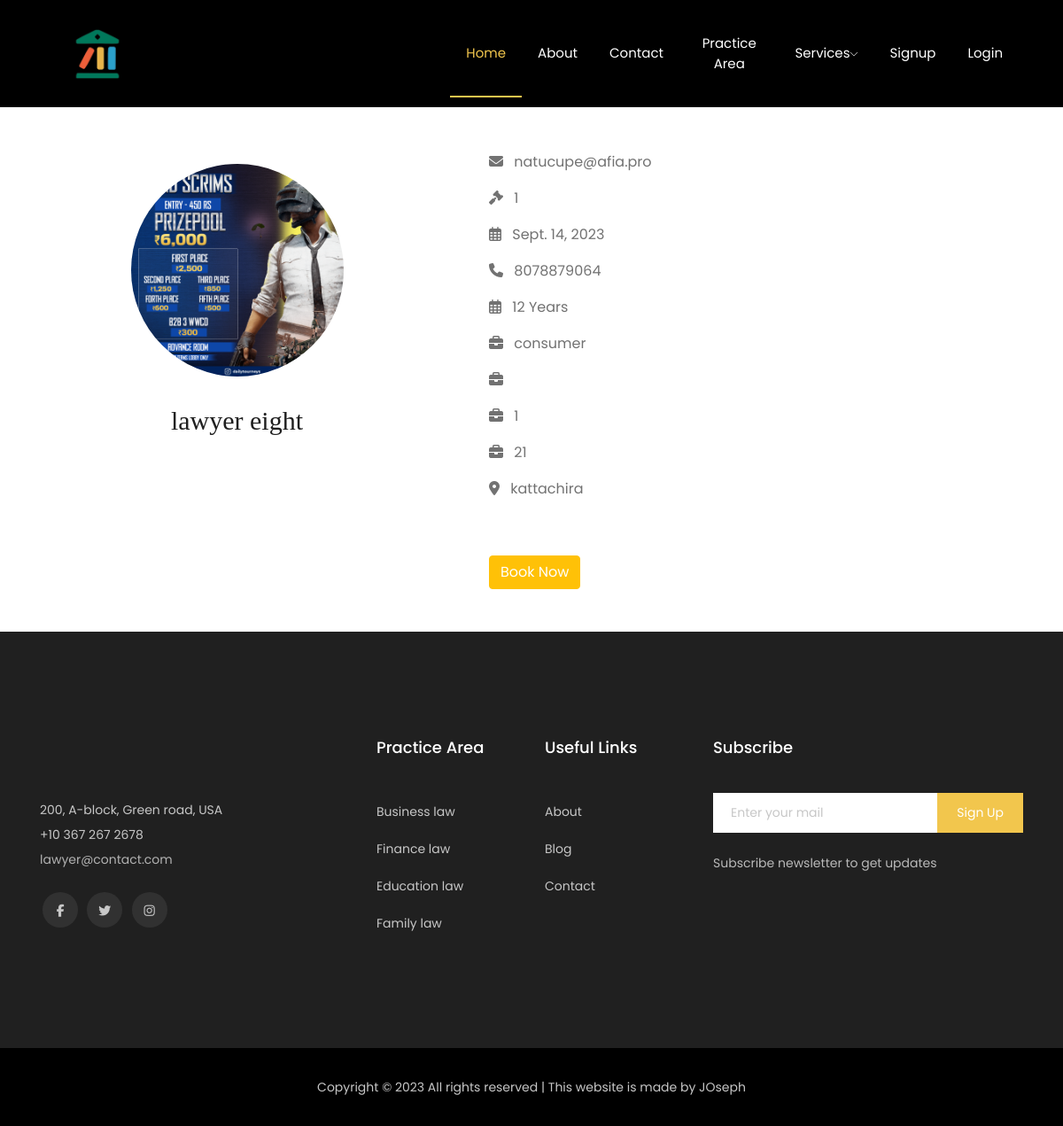
The app's page /accounts/lawyer/7/ with its own data.
### accounts/models.py (models this page shows, shortened)
class LawyerProfile(models.Model):
    SPECIALIZATIONS = (
        ('family', 'Family Lawyer'),
        ('criminal', 'Criminal Lawyer'),
        ('consumer', 'Consumer Lawyer'),
        ('coperatelawyer', 'Coperate Lawyer'),
        ('civilrightlawyer', 'Civil Right Lawyer'),
        ('divorcelawyer', 'Divorce Lawyer'),
    )
    COURT = (
        ('jfcmcchangancherry', 'Judicial First Class Magistrate Court  Changancherry'),
        ('munsiff', 'Munsiff Court Changancherry'),
        ('jfcmcKanjirapally', 'Judicial First Class Magistrate Court  Kanjirapally'),
        ('munsifcourtkanjirapally', 'Munsiff Court Kanjirapally'),
        ('districtcourtkottayam', 'District Court Kottayam'),
        ('highcourtkochi', 'High Court Kochi'),
    )
    id = models.AutoField(primary_key=True)
    user = models.OneToOneField(CustomUser, on_delete=models.CASCADE, related_name='lawyer_profile')
    specialization = models.CharField(max_length=20, choices=SPECIALIZATIONS,blank=True)
    start_date = models.DateField(null=True)  # Date profession started
    experience = models.IntegerField(blank=True)  # Experience in years
    DEFAULT_PROFILE_PICTURE_PATH = 'uploads/default_profile_picture.png'
    profile_picture = models.ImageField(
        upload_to='uploads/',
        default=DEFAULT_PROFILE_PICTURE_PATH,  # Set the default profile picture path
        blank=True,
        null=True
    )
    certificates = models.ManyToManyField('Certificate', blank=True)
    license_no = models.CharField(max_length=30,blank=False)
    locations = TaggableManager()
    cases_won = models.IntegerField(null=True, blank=True)
    cases_lost = models.IntegerField(null=True, blank=True)
    total_cases_handeled = models.IntegerField(null=True, blank=True)
    currendly_handling = models.IntegerField(null=True, blank=True)
    experience = models.IntegerField(null=True, blank=True)
    court = models.CharField(max_length=200, choices=COURT,blank=True)

class CustomUser(AbstractUser):
    USER_TYPES = (
        ('admin', 'Admin'),
        ('lawyer', 'Lawyer'),
        ('student', 'Student'),
        ('client', 'Client'),
    )
    STATES = (
    ('Andhra Pradesh', 'Andhra Pradesh'),
    ('Arunachal Pradesh', 'Arunachal Pradesh'),
    ('Assam', 'Assam'),
    ('Bihar', 'Bihar'),
    ('Chhattisgarh', 'Chhattisgarh'),
    ('Goa', 'Goa'),
    ('Gujarat', 'Gujarat'),
    ('Haryana', 'Haryana'),
    ('Himachal Pradesh', 'Himachal Pradesh'),
    ('Jharkhand', 'Jharkhand'),
    ('Karnataka', 'Karnataka'),
    ('Kerala', 'Kerala'),
    ('Madhya Pradesh', 'Madhya Pradesh'),
    ('Maharashtra', 'Maharashtra'),
    ('Manipur', 'Manipur'),
    ('Meghalaya', 'Meghalaya'),
    ('Mizoram', 'Mizoram'),
    ('Nagaland', 'Nagaland'),
    ('Odisha', 'Odisha'),
    ('Punjab', 'Punjab'),
    ('Rajasthan', 'Rajasthan'),
    ('Sikkim', 'Sikkim'),
    ('Tamil Nadu', 'Tamil Nadu'),
    ('Telangana', 'Telangana'),
    ('Tripura', 'Tripura'),
    ('Uttar Pradesh', 'Uttar Pradesh'),
    ('Uttarakhand', 'Uttarakhand'),
    ('West Bengal', 'West Bengal'),
    ('Andaman and Nicobar Islands', 'Andaman and Nicobar Islands'),
    ('Chandigarh', 'Chandigarh'),
    ('Dadra and Nagar Haveli and Daman and Diu', 'Dadra and Nagar Haveli and Daman and Diu'),
    ('Lakshadweep', 'Lakshadweep'),
    ('Delhi', 'Delhi'),
    ('Puducherry', 'Puducherry'),
)
    user_type = models.CharField(max_length=10, choices=USER_TYPES, default='client')
    email = models.EmailField(unique=True, default='')  # Change: Use email as the username
    first_name = models.CharField(max_length=30, default='')  # Added: First name field
    last_name = models.CharField(max_length=30, default='')  # Added: Last name field
    address = models.TextField(default='',blank=True,)  # Added: Address field
    dob = models.DateField(default='2000-01-01',blank=True,)  # Added: Date of birth field
    pin = models.CharField(max_length=6, default='',blank=True,)  # Added: PIN code field
    state = models.CharField(max_length=50, choices=STATES, blank=True, null=False)
    phone = models.CharField(max_length=15,blank=True, unique=True)  # Added: Phone number field

### accounts/views.py (the view)
# urls.py: path('lawyer/<int:lawyer_id>/', views.lawyer_details, name='lawyer_details'),
def lawyer_details(request, lawyer_id):
    lawyer = get_object_or_404(LawyerProfile, pk=lawyer_id)
    return render(request, 'lawyer/lawyer_details.html', {'lawyer': lawyer})

### accounts/templates/lawyer/lawyer_details.html (shortened to what this page needs)
{% load static %}
<!DOCTYPE html>
<html lang="en">
<head>
    <link rel="stylesheet" href="{% static 'css/bootstrap.min.css' %}">
  <link rel="stylesheet" href="{% static 'css/owl.carousel.min.css' %}">
  <link rel="stylesheet" href="{% static 'css/magnific-popup.css' %}">
  <link rel="stylesheet" href="{% static 'css/font-awesome.min.css' %}">
  <link rel="stylesheet" href="{% static 'css/themify-icons.css' %}">
  <link rel="stylesheet" href="{% static 'css/nice-select.css' %}">
  <link rel="stylesheet" href="{% static 'css/flaticon.css' %}">
  <link rel="stylesheet" href="{% static 'css/flaticon.css' %}">
  <link rel="stylesheet" href="{% static 'css/gijgo.css' %}">
  <link rel="stylesheet" href="{% static 'css/slicknav.css' %}">
  <link rel="stylesheet" href="{% static 'css/style.css' %}">
  <link rel="stylesheet" href="{% static 'css/lawyer_profile.css' %}">
</head>
<body>
    <header>
        <div class="header-area ">
            <div id="sticky-header" class="main-header-area">
                <div class="container-fluid p-0">
                    <div class="row align-items-center justify-content-between no-gutters">
                        <div class="col-xl-2 col-lg-2">
                            <div class="logo-img">
                                <a href="{% url 'home' %}">
                                    <img src="{% static 'img\icon.ico' %}" alt=""width="120">
                                </a>
                            </div>
                        </div>
                        <div class="col-xl-7 col-lg-8">
                            <div class="main-menu  d-none d-lg-block">
                                <nav>
                                    <ul id="navigation">
                                        <li><a class="active" href="{% url 'home' %}">home</a></li>
                                        <li><a href="{% url 'about' %}">About</a></li>
                                        <li><a href="{% url 'contact' %}">Contact</a></li>
                                        <li><a href="{% url 'home' %}">Practice Area</a></li>
                                        <li><a href="#">Services<i class="ti-angle-down"></i></a>
                                        </li>
                                        {% if user.is_authenticated %}
                                        <li>
                                            <a href="#">Welcome {{ user.first_name }}<i class="ti-angle-down"></i></a>
                                            <ul class="submenu">
                                                {% if user.user_type == 'admin' %}
                                                <li><a href="{% url 'admin_dashboard' %}">Dashboard</a></li>
                                                {% endif %}
                                                <li><a href="{% url 'logout' %}">Logout</a></li>
                                            </ul>
                                        </li>
                                        {% else %}
                                        <li><a href="{% url 'signup' %}">Signup</a></li>
                                        <li><a href="{% url 'login' %}">Login</a></li>
                                        {% endif %}
                                    </ul>
                            </div>
                        </div>
                    </div>
                </div>
            </div>
        </div>
    </header>
    <div class="container py-5">
        <div class="row">
          <div class="col-md-5">
            <figure class="adv-img">
              <img src="{{ lawyer.profile_picture.url }}" alt="image">
            </figure>
            <div>
              <h2 class="text-center">{{ lawyer.user.get_full_name }}</h2>
            </div>
          </div>
          <div class="col-md-7">
            <div class="details-right">
              <p>
                <i class="fa-solid fa-envelope mr-2"></i>
                {{ lawyer.user.email }}
              </p>
              <p>
                <i class="fa-solid fa-gavel mr-2"></i>
                {{ lawyer.license_no }}
              </p>
              <p>
                <i class="fa-regular fa-calendar-days mr-2"></i>
                {{ lawyer.start_date }}
              </p>
              <p>
                <i class="fa-solid fa-phone mr-2"></i>
                {{ lawyer.user.phone }}
              </p>
              <p>
                <i class="fa-regular fa-calendar-days mr-2"></i>
                {{ lawyer.experience }} Years
              </p>
              <p>
                <i class="fas fa-briefcase mr-2"></i>
                {{ lawyer.specialization }}
              </p>
              <p>
                <i class="fas fa-briefcase mr-2"></i>
              </p>
              <p>
                <i class="fas fa-briefcase mr-2"></i>
                {{ lawyer.cases_won }}
              </p>
              <p>
                <i class="fas fa-briefcase mr-2"></i>
                {{ lawyer.cases_lost }}
              </p>
              <p>
                <i class="fas fa-map-marker-alt mr-2"></i>
                {% for location in lawyer.locations.all %}
                    {{ location }}
                {% endfor %}
            </p>
              <div class="mt-5">
                <a href="{% url 'book_lawyer' lawyer.id %}" class="btn btn-warning text-white">Book Now</a>
              </div>
            </div>
          </div>
        </div>
      </div>
    <footer class="footer">
        <div class="footer_top">
            <div class="container">
                <div class="row">
                    <div class="col-xl-4 col-md-6 col-lg-3">
                        <div class="footer_widget">
                            <div class="footer_logo">
                            </div>
                            <p class="footer_text">200, A-block, Green road, USA <br>
                                +10 367 267 2678 <br>
                                <a class="domain" href="#">lawyer@contact.com</a>
                            </p>
                            <div class="socail_links">
                                <ul>
                                    <li>
                                        <a href="#">
                                            <i class="fa fa-facebook"></i>
                                        </a>
                                    </li>
                                    <li>
                                        <a href="#">
                                            <i class="fa fa-twitter"></i>
                                        </a>
                                    </li>
                                    <li>
                                        <a href="#">
                                            <i class="fa fa-instagram"></i>
                                        </a>
                                    </li>
                                </ul>
                            </div>
                        </div>
                    </div>
                    <div class="col-xl-2 col-md-6 col-lg-2">
                        <div class="footer_widget">
                            <h3 class="footer_title">
                                Practice Area
                            </h3>
                            <ul>
                                <li><a href="#">Business law
                                    </a></li>
                                <li><a href="#">Finance law</a></li>
                                <li><a href="#">Education law</a></li>
                                <li><a href="#">Family law</a></li>
                            </ul>
                        </div>
                    </div>
                    <div class="col-xl-2 col-md-6 col-lg-2">
                        <div class="footer_widget">
                            <h3 class="footer_title">
                                Useful Links
                            </h3>
                            <ul>
                                <li><a href="#">About</a></li>
                                <li><a href="#">Blog</a></li>
                                <li><a href="#"> Contact</a></li>
                            </ul>
                        </div>
                    </div>
                    <div class="col-xl-4 col-md-6 col-lg-4">
                        <div class="footer_widget">
                            <h3 class="footer_title">
                                Subscribe
                            </h3>
                            <form action="#" class="newsletter_form">
                                <input type="text" placeholder="Enter your mail">
                                <button type="submit">Sign Up</button>
                            </form>
                            <p class="newsletter_text">Subscribe newsletter to get updates</p>
                        </div>
                    </div>
                </div>
            </div>
        </div>
        <div class="copy-right_text">
            <div class="container">
                <div class="footer_border"></div>
                <div class="row">
                    <div class="col-xl-12">
                        <p class="copy_right text-center">
                            Copyright &copy;
                            <script>document.write(new Date().getFullYear());</script> All rights reserved | This
                            website is made by JOseph
                        </p>
                    </div>
                </div>
            </div>
        </div>
    </footer>
</body>
</html>

### static/css/lawyer_profile.css (style rules this page uses)
.adv-img { width: 100%; height: 17em; display: flex; justify-content: center; align-items: center; }
.adv-img img { width: 15em; height: 15em; object-fit: cover; border-radius: 50%; }
.details-right { height: 100%; padding-left: 2em; display: flex; flex-direction: column; justify-content: center; }

### accounts/templates/lawyer/lawyer_details.html (style rules this page uses)
.adv-img { width: 100%; height: 17em; display: flex; justify-content: center; align-items: center; }
.adv-img img { width: 15em; height: 15em; object-fit: cover; border-radius: 50%; }
.details-right { height: 100%; padding-left: 2em; display: flex; flex-direction: column; justify-content: center; }
#navigation { display: flex; align-items: center; list-style: none; padding: 0; }
#navigation li { margin: 0; padding: 0; margin-right: 0px; }
#navigation li:last-child { margin-right: 0; }

### records on screen
LawyerProfile: profile_picture (picture), user.get_full_name "lawyer eight", user.email "natucupe@afia.pro", license_no "1", start_date "Sept. 14, 2023", user.phone "8078879064", experience "12", specialization "consumer", cases_won "1", cases_lost "21"
Tag: name "kattachira"
